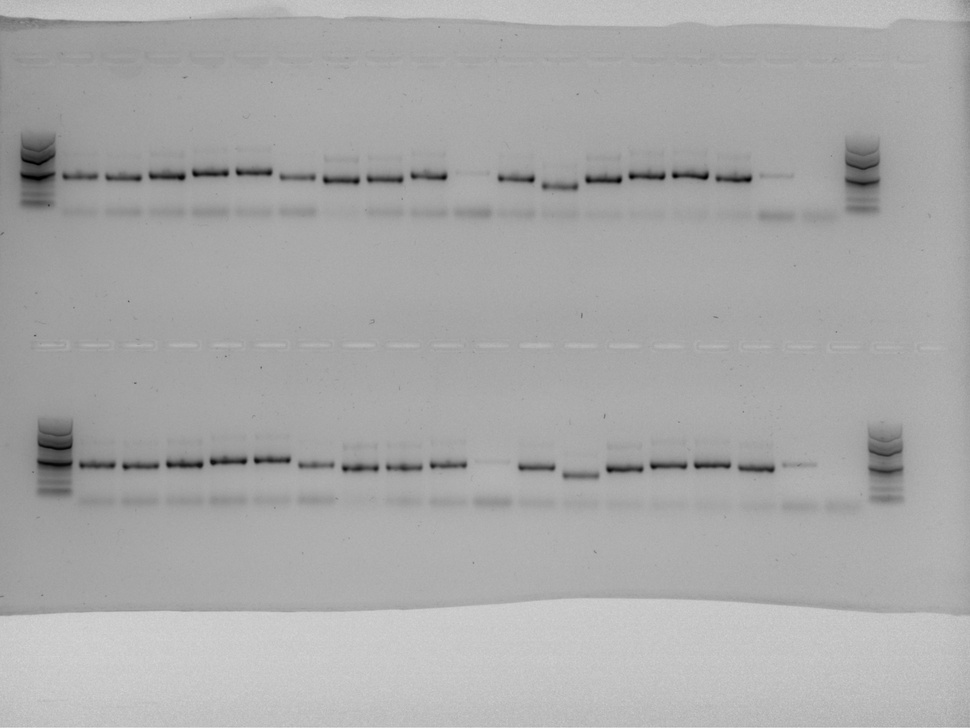
#> input picture data/test_samples/sample01.jpg, 970 x 728 px, shrunk from 2690 x 2018 before the run, found by its file name
$ python normalize.py
#> lines starting #> are read from the running program, lines starting #| are printed output that depends on the picture
import numpy as np
from skimage import io, color, exposure
from skimage.morphology import opening, disk
from skimage.restoration import denoise_tv_chambolle
import os

def remove_background(image, disk_size=50):
    """Odstráni nerovnomerné pozadie pomocou morfologického openingu."""
    background = opening(image, disk(disk_size))
    corrected = image - background
    # normalizácia po subtrakcii
    corrected = (corrected - corrected.min()) / (corrected.max() - corrected.min())
    return corrected

def denoise_small(image, weight=0.05):
    """Odstrani malinke artefakty (prach)"""
    return denoise_tv_chambolle(image, weight=weight)

def ensure_dark_bands(image):
    """Upraví obrázok tak, aby pásy boli tmavé a pozadie svetlé."""
    if np.mean(image) < 0.5:  # tmavé pozadie = invert
        image = 1 - image
    return image

def load_image(path):
    """Načíta obrázok z disku."""
#> called with path = 'data/test_samples/sample01.jpg'
    return io.imread(path)
#> returned value is the input picture: shape (728, 970, 3); min 0, max 218, mean 168.8

def to_grayscale(image):
    """Prevedie RGB na grayscale. Ak už grayscale, vráti pôvodný obraz."""
    if len(image.shape) == 3:
        return color.rgb2gray(image)
#> returned value: shape (728, 970) float64
    return image

def normalize_intensity(image):
    """Normalizuje intenzitu pixelov na rozsah 0–1."""
    return (image - np.min(image)) / (np.max(image) - np.min(image))
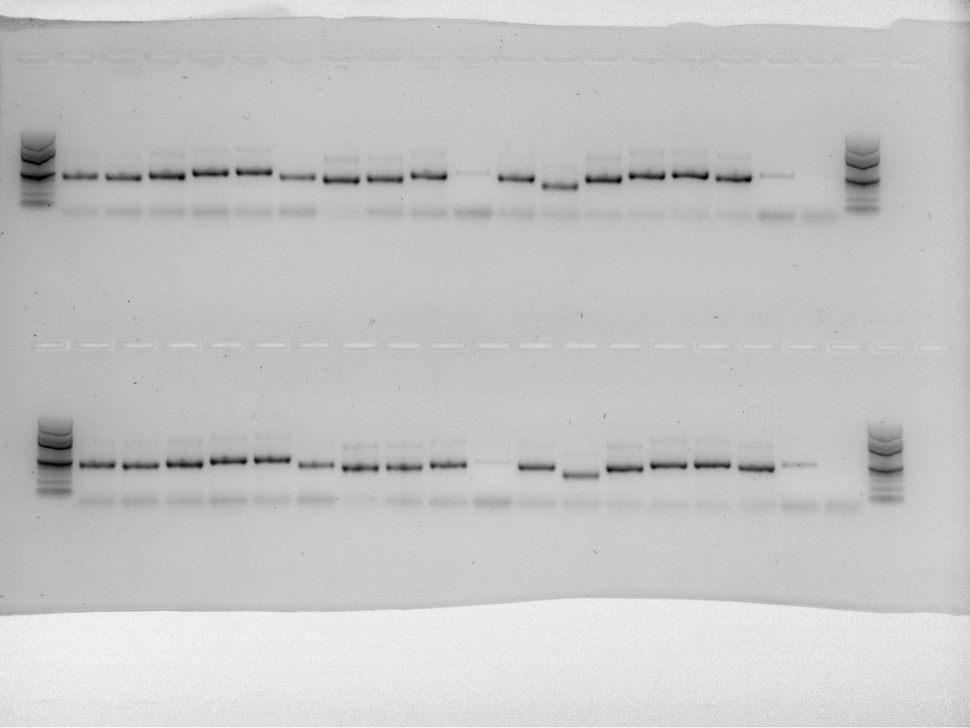
#> returned value: shape (728, 970) float64; min 0, max 1, mean 0.774

def enhance_contrast(image):
    """Zlepší kontrast pomocou CLAHE (adaptive histogram equalization)."""
    return exposure.equalize_adapthist(image)
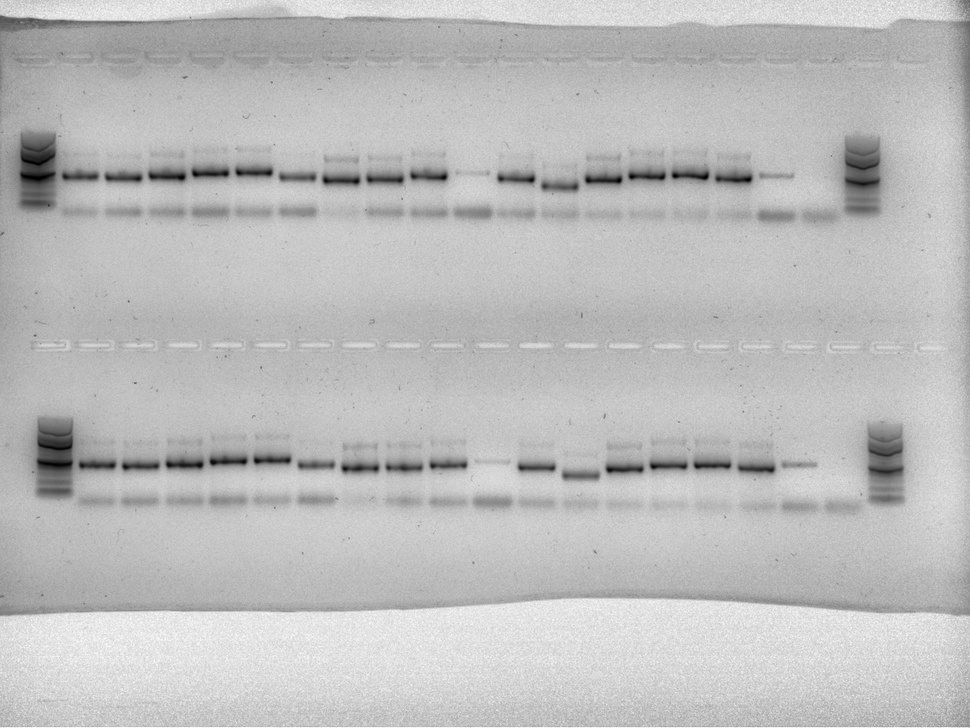
#> returned value: shape (728, 970) float64; min 0, max 1, mean 0.741

def normalize_image(img_path, save_path=None):
    img = load_image(img_path)
    img = to_grayscale(img)
    img = ensure_dark_bands(img)
    img = normalize_intensity(img)
    #img = remove_background(img)
    img = enhance_contrast(img)
    img = denoise_small(img, weight=0.05)

    if save_path:
        io.imsave(save_path, (img * 255).astype(np.uint8))

    return img

# Demo použitie
if __name__ == "__main__":
    input_file = "data/test_samples/sample01.jpg"
    output_file = "data/processed/sample01_normalizedIMP.jpg"
    img = normalize_image(input_file, output_file)
    print("Normalization complete, saved to", output_file)

$ run again, with data/test_samples/sample02.jpg copied over data/test_samples/sample01.jpg
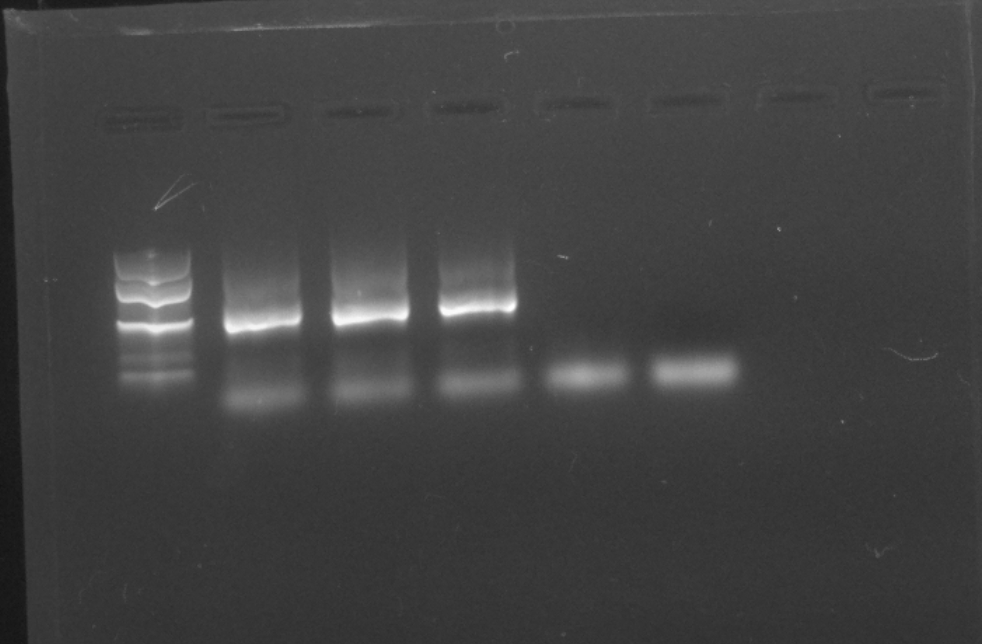
#> input picture data/test_samples/sample02.jpg, 982 x 644 px, found by its file name
#> in load_image, returned value is the input picture: shape (644, 982, 3); min 19, max 255, mean 66.6
#> in ensure_dark_bands, `image = 1 - image`:
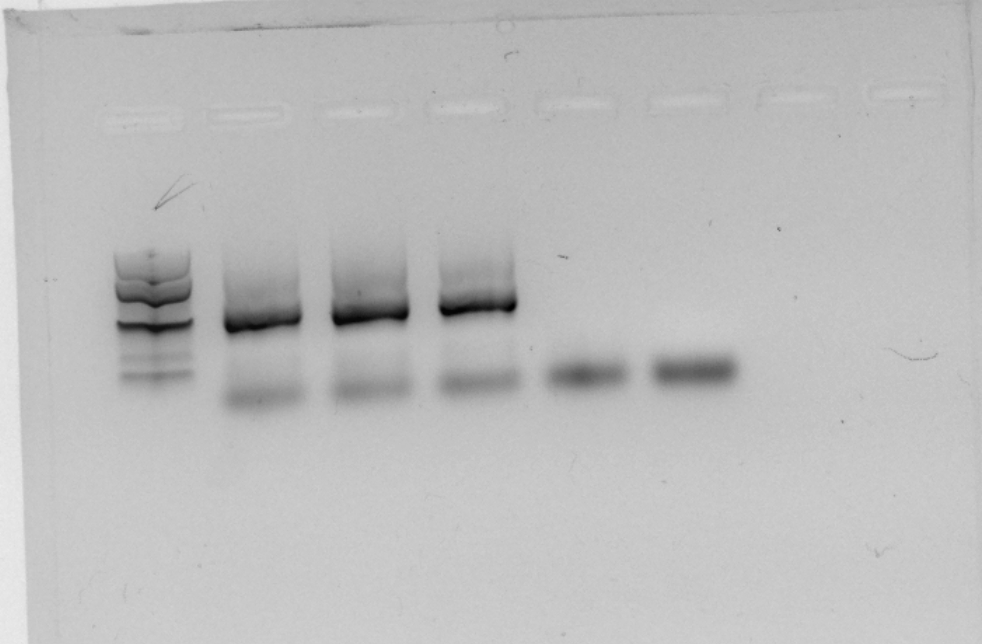
#> image: shape (644, 982) float64; min 0, max 0.925, mean 0.739
#> in enhance_contrast, `return exposure.equalize_adapthist(image)`:
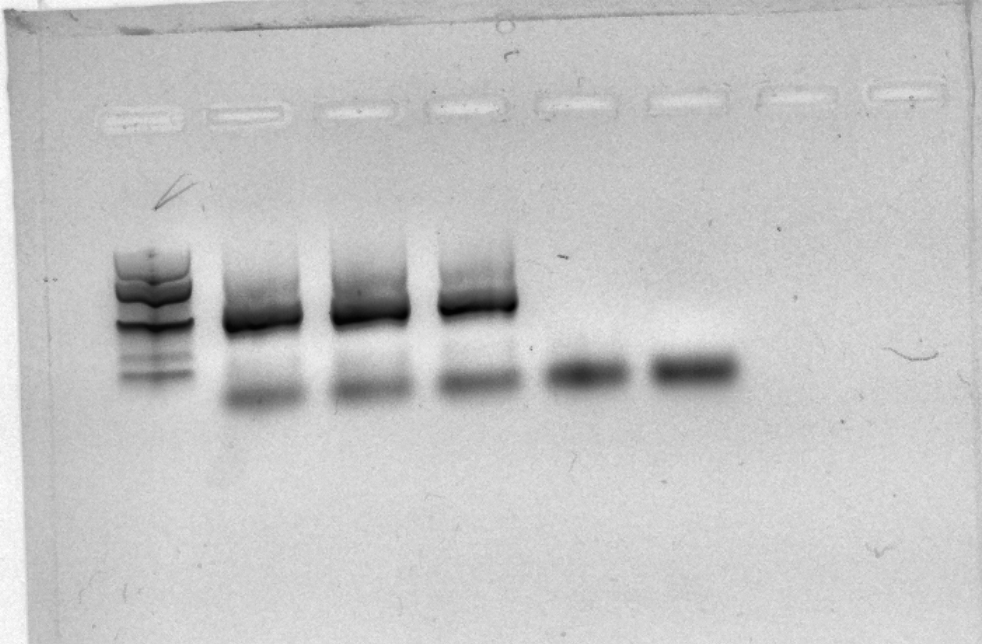
#> returned value: shape (644, 982) float64; min 0, max 1, mean 0.772

$ run again, with data/test_samples/sample03.jpg copied over data/test_samples/sample01.jpg
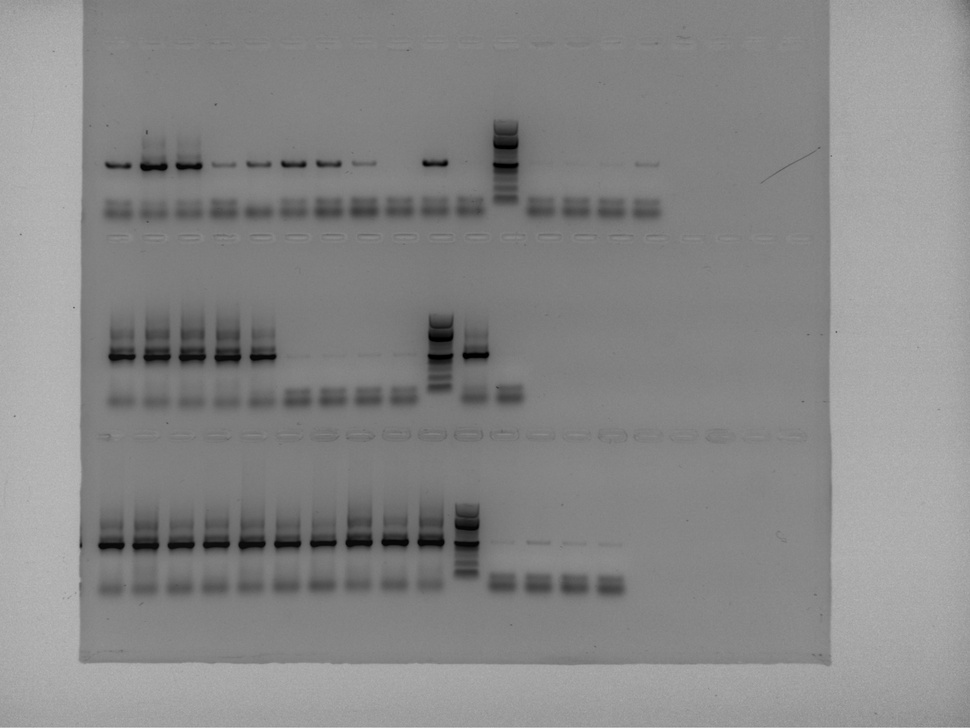
#> input picture data/test_samples/sample03.jpg, 970 x 728 px, shrunk from 2690 x 2018 before the run, found by its file name
#> in load_image, returned value is the input picture: shape (728, 970, 3); min 0, max 196, mean 135.7
#> in normalize_intensity, `return (image - np.min(image)) / (np.max(image) - np.min(image))`:
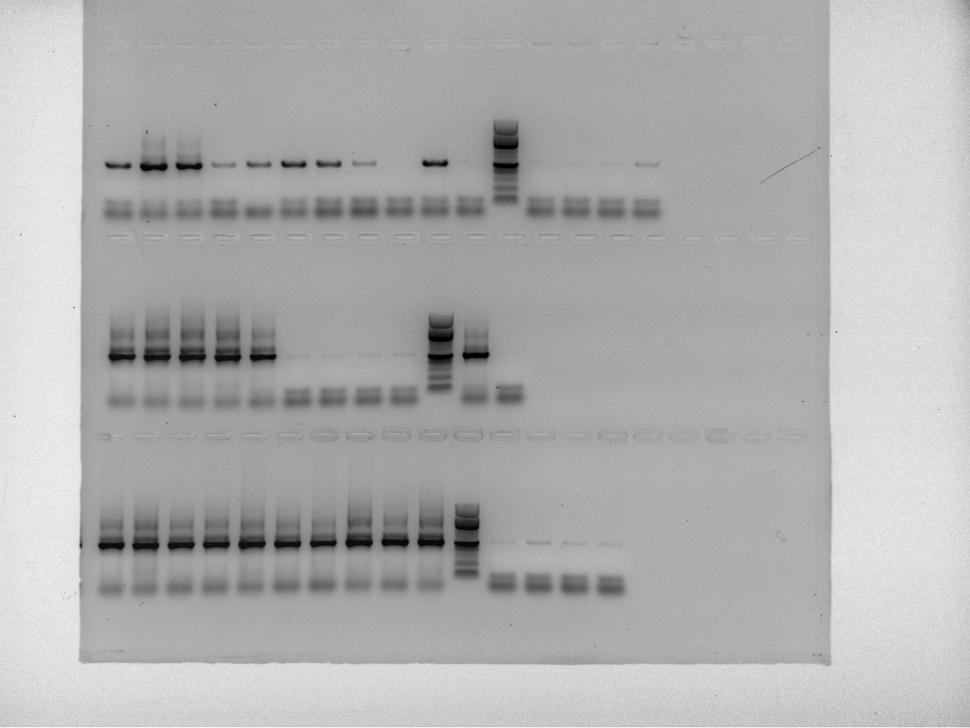
#> returned value: shape (728, 970) float64; min 0, max 1, mean 0.692
#> in enhance_contrast, `return exposure.equalize_adapthist(image)`:
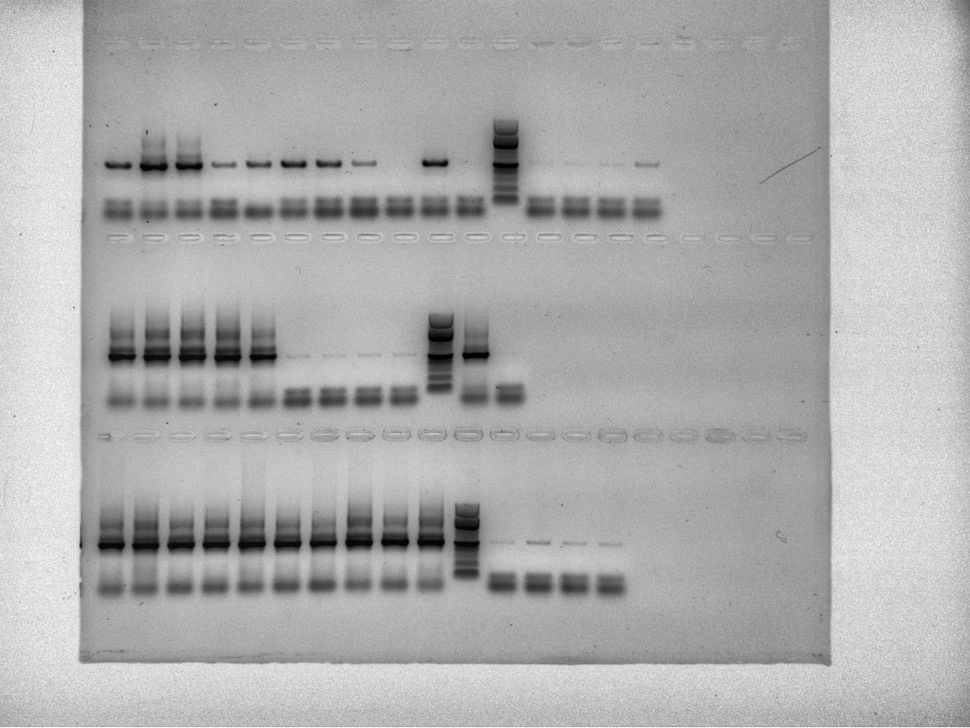
#> returned value: shape (728, 970) float64; min 0, max 1, mean 0.682

$ run again, with data/test_samples/sample04.jpg copied over data/test_samples/sample01.jpg
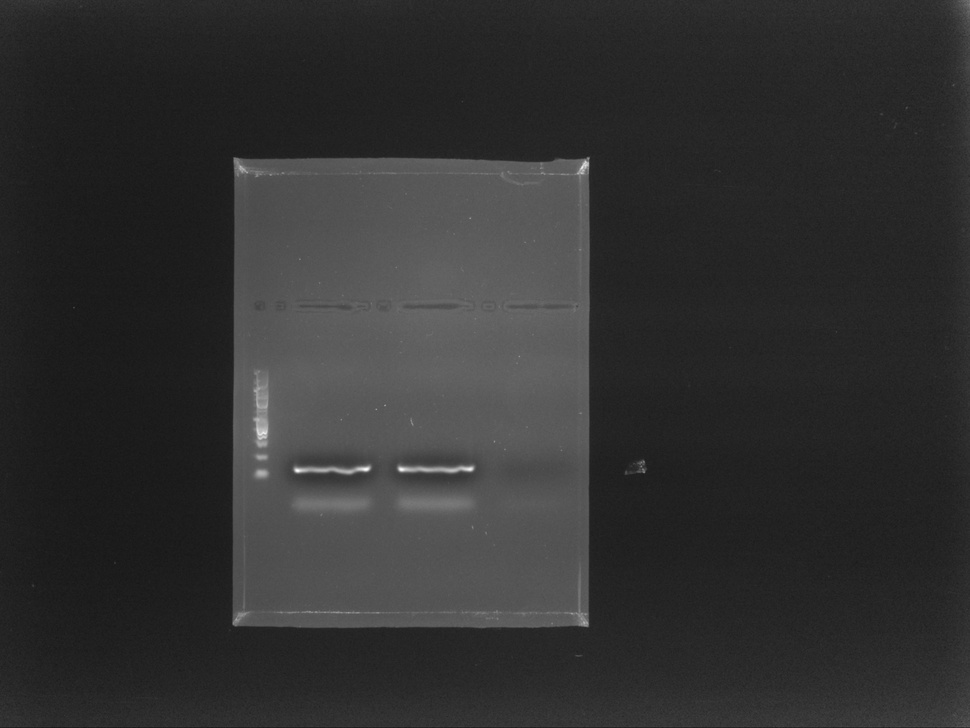
#> input picture data/test_samples/sample04.jpg, 970 x 728 px, shrunk from 2690 x 2018 before the run, found by its file name
#> in load_image, returned value is the input picture: shape (728, 970, 3); min 21, max 254, mean 48.9
#> in ensure_dark_bands, `image = 1 - image`:
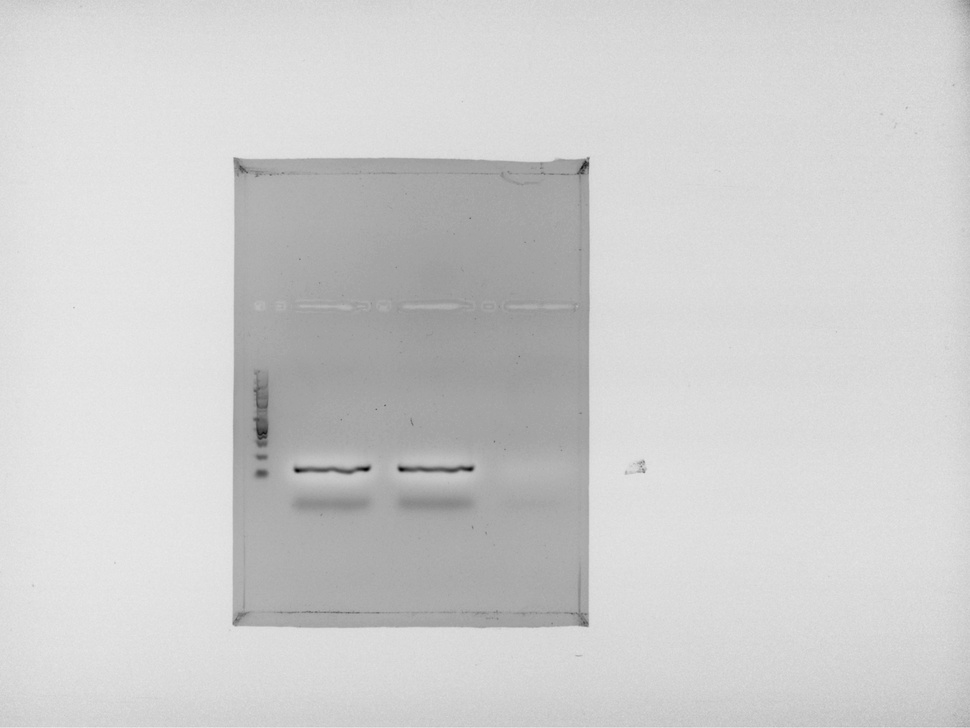
#> image: shape (728, 970) float64; min 0.00392, max 0.918, mean 0.808
